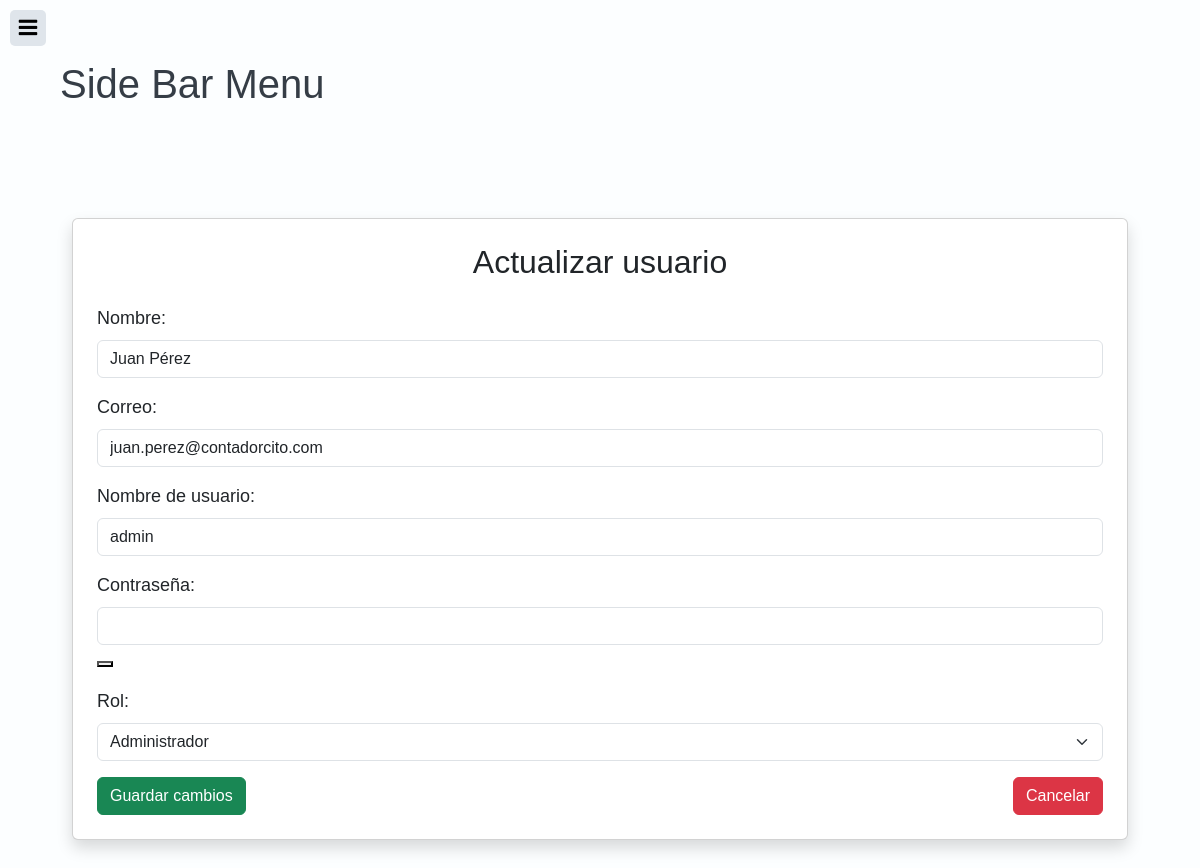
Screenshot of /views/user/user.php?action=edit&id=1 (signed in) with the database file from the repository.
### tables this page shows
CREATE TABLE users (
    user_id INT AUTO_INCREMENT PRIMARY KEY,
    name VARCHAR(100) NOT NULL,
    username VARCHAR(50) UNIQUE NOT NULL,
    password VARCHAR(255) NOT NULL,
    role ENUM('Administrator', 'Assistant') NOT NULL,
    email VARCHAR(100)
);

### controllers/UserController.php (called while the page is built, shortened)
<?php
require_once(dirname(__FILE__) . "/../config/config.php");
require_once(dirname(__FILE__) . "/../models/UserModel.php");
class UserController
{
    private $user;
    public function __construct()
    {
        $database = new Database();
        $this->db = $database->getConnection();
        $this->user = new UserModel($this->db);
    }
    public function edit($id)
    {
        $this->user->user_id = $id;
        $this->user->getById();
        $users = $this->user;
        include(dirname(__FILE__) . '/../views/user/update.php');
    }
}
?>

### config/config.php (called while the page is built, shortened)
<?php
class Database {
    private $host = "localhost";
    private $database = "ContadorcitoDB";
    private $user = "root";
    private $password = "123123";
    public function getConnection() {
        $this->conn = null;
        try {
            $this->conn = new PDO(
                "mysql:host=".$this->host.";dbname=".$this->database.";charset=utf8",
                $this->user,
                $this->password
            );
            $this->conn->setAttribute(PDO::ATTR_ERRMODE, PDO::ERRMODE_EXCEPTION);
        } catch(PDOException $ex) {
            error_log("Connection error: " . $ex->getMessage());
            die("Database connection failed.");
        }
        return $this->conn;
    }
}
?>

### models/UserModel.php (called while the page is built, shortened)
<?php
class UserModel {
    private $conn;
    private $table_name = "users";
    public $user_id;
    public function __construct($db) {
        $this->conn = $db;
    }
    public function getById() {
        $query = "SELECT * FROM {$this->table_name} WHERE user_id = :user_id";
        $stmt = $this->conn->prepare($query);
        $stmt->bindParam(":user_id", $this->user_id);
        $stmt->execute();
        $row = $stmt->fetch(PDO::FETCH_ASSOC);
        if ($row) {
            $this->name = $row['name'];
            $this->username = $row['username'];
            $this->role = $row['role'];
            $this->email = $row['email'];
        }
    }
}
?>

### views/user/update.php (the view, shortened to what this page needs)
<?php
include '../template/header.php';
?>
<div class="container mt-5">
    <div class="card p-4 shadow">
        <h2 class="mb-4 text-center">Actualizar usuario</h2>
        <form action="" method="POST" name="frmUpdate" novalidate>
            <div class="mb-3">
                <label for="user_name" class="form-label">Nombre:</label>
                <input type="text" id="user_name" name="name" value="<?= htmlspecialchars($users->name) ?>" class="form-control" required minlength="3" maxlength="50">
            </div>
            <div class="mb-3">
                <label for="user_email" class="form-label">Correo:</label>
                <input type="email" id="user_email" name="email" value="<?= htmlspecialchars($users->email) ?>" class="form-control" required pattern="^[a-zA-Z0-9._%+-]+@[a-zA-Z0-9.-]+\.[a-zA-Z]{2,}$">
            </div>
            <div class="mb-3">
                <label for="user_login_name" class="form-label">Nombre de usuario:</label>
                <input type="text" id="user_login_name" name="username" value="<?= htmlspecialchars($users->username) ?>" class="form-control" required pattern="^\S+$" title="No se permiten espacios" minlength="4" maxlength="20">
            </div>
            <div class="mb-3">
                <label for="user_password" class="form-label">Contraseña:</label>
                <input type="password" id="user_password" name="password" value="<?= htmlspecialchars($users->password) ?>" class="form-control" required minlength="6" maxlength="20">
                <button type="button" class="password-toggle" onclick="togglePassword()">
                </button>
            </div>
            <div class="mb-3">
                <label for="id_rol" class="form-label">Rol:</label>
                <select id="id_rol" name="role" class="form-select" required>
                    <option value="Administrator" <?= ($users->role == 'Administrator') ? 'selected' : '' ?>>Administrador</option>
                </select>
            </div>
            <div class="d-flex justify-content-between">
                <button type="submit" class="btn btn-success">Guardar cambios</button>
                <a href="?" class="btn btn-danger">Cancelar</a>
            </div>
        </form>
    </div>
</div>
<?php include '../template/footer.php'; ?>

### resources/index.css (style rules this page uses)
body { margin: 0; background: #556270; color: #353d46; font: 18px/27px 'Arial', sans-serif; }

### rows the page displays
users: name "Juan Pérez", email "juan.perez@contadorcito.com", username "admin", role "Administrador"
